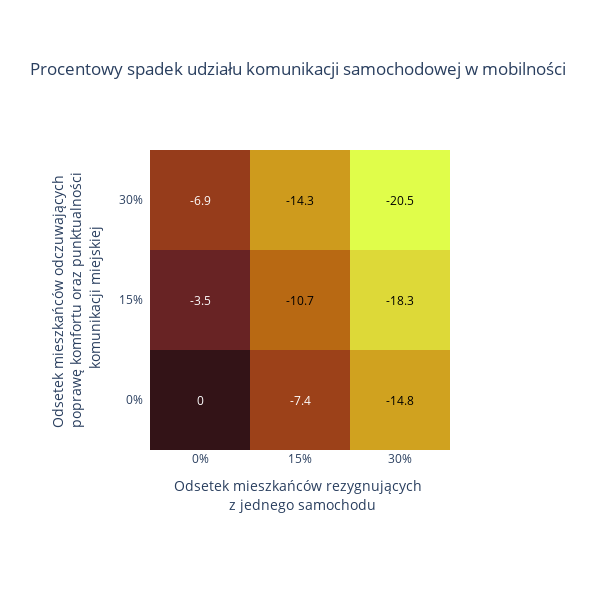

Notebook code for this chart:
### Markdown cell above
## Heatmaps

### Code cell
margin_size = 150

base = modal_splits['ms_scenario_0_0_0']['car']['median']

sc_0_0_15 = modal_splits['ms_scenario_0_0_15']['car']['median']
sc_0_0_30 = modal_splits['ms_scenario_0_0_3']['car']['median']

sc_15_15_0 = modal_splits['ms_scenario_15_15_0']['car']['median']
sc_15_15_15 = modal_splits['ms_scenario_15_15_15']['car']['median']
# sc_15_15_30 = modal_splits['ms_scenario_15_15_3']['car']['median']

sc_30_30_0 = modal_splits['ms_scenario_3_3_0']['car']['median']
# sc_30_30_15 = modal_splits['ms_scenario_3_3_15']['car']['median']
sc_30_30_30 = modal_splits['ms_scenario_3_3_3']['car']['median']

def get_diff(base, new):
    return round(((new - base) / base) * 100 , 1)

data=[
    [0, get_diff(base, sc_0_0_15), get_diff(base, sc_0_0_30)],
    [get_diff(base, sc_15_15_0), get_diff(base, sc_15_15_15), get_diff(base, sc_15_15_0) + get_diff(base, sc_0_0_30)],
    [get_diff(base, sc_30_30_0), get_diff(base, sc_30_30_0) + get_diff(base, sc_0_0_15), get_diff(base, sc_30_30_30)]
]

fig = ff.create_annotated_heatmap(data,
                x=['0%', '15%', '30%'],
                y=['0%', '15%', '30%'],
                colorscale=px.colors.sequential.solar[::-1],
               )
fig.update_xaxes(side="bottom")
fig['layout']['xaxis']['side'] = 'bottom'
fig.update_layout(
    title='Procentowy spadek udziału komunikacji samochodowej w mobilności',
    xaxis_title='Odsetek mieszkańców rezygnujących <br> z jednego samochodu',
    yaxis_title='Odsetek mieszkańców odczuwających <br> poprawę komfortu oraz punktualności <br> komunikacji miejskiej',
    margin=dict(l=margin_size, r=margin_size, t=margin_size, b=margin_size),
    height=600,
    width=600,
    font=dict(
        size=12,
    )
)
for i in range(len(fig.layout.annotations)):
    fig.layout.annotations[i].font.size = 12
fig.show()

### Figure 1 — Plotly figure (JSON) as saved in the notebook; plotly's stock layout.template omitted (floating-point values rounded to 4 significant figures)
{"data": [{"colorscale": [[0, "rgb(224, 253, 74)"], [0.09091, "rgb(222, 222, 59)"], [0.1818, "rgb(217, 192, 44)"], [0.2727, "rgb(209, 164, 32)"], [0.3636, "rgb(199, 137, 22)"], [0.4545, "rgb(188, 111, 19)"], [0.5455, "rgb(174, 88, 20)"], [0.6364, "rgb(157, 66, 25)"], [0.7273, "rgb(135, 47, 32)"], [0.8182, "rgb(108, 36, 36)"], [0.9091, "rgb(79, 28, 33)"], [1, "rgb(51, 19, 23)"]], "reversescale": false, "showscale": false, "type": "heatmap", "x": ["0%", "15%", "30%"], "y": ["0%", "15%", "30%"], "z": [[0, -7.4, -14.8], [-3.5, -10.7, -18.3], [-6.9, -14.3, -20.5]]}], "layout": {"annotations": [{"font": {"color": "#FFFFFF", "size": 12}, "showarrow": false, "text": "0", "x": "0%", "xref": "x", "y": "0%", "yref": "y"}, {"font": {"color": "#FFFFFF", "size": 12}, "showarrow": false, "text": "-7.4", "x": "15%", "xref": "x", "y": "0%", "yref": "y"}, {"font": {"color": "#000000", "size": 12}, "showarrow": false, "text": "-14.8", "x": "30%", "xref": "x", "y": "0%", "yref": "y"}, {"font": {"color": "#FFFFFF", "size": 12}, "showarrow": false, "text": "-3.5", "x": "0%", "xref": "x", "y": "15%", "yref": "y"}, {"font": {"color": "#000000", "size": 12}, "showarrow": false, "text": "-10.7", "x": "15%", "xref": "x", "y": "15%", "yref": "y"}, {"font": {"color": "#000000", "size": 12}, "showarrow": false, "text": "-18.3", "x": "30%", "xref": "x", "y": "15%", "yref": "y"}, {"font": {"color": "#FFFFFF", "size": 12}, "showarrow": false, "text": "-6.9", "x": "0%", "xref": "x", "y": "30%", "yref": "y"}, {"font": {"color": "#000000", "size": 12}, "showarrow": false, "text": "-14.3", "x": "15%", "xref": "x", "y": "30%", "yref": "y"}, {"font": {"color": "#000000", "size": 12}, "showarrow": false, "text": "-20.5", "x": "30%", "xref": "x", "y": "30%", "yref": "y"}], "font": {"size": 12}, "height": 600, "margin": {"b": 150, "l": 150, "r": 150, "t": 150}, "title": {"text": "Procentowy spadek udziału komunikacji samochodowej w mobilności"}, "width": 600, "xaxis": {"dtick": 1, "gridcolor": "rgb(0, 0, 0)", "side": "bottom", "ticks": "", "title": {"text": "Odsetek mieszkańców rezygnujących <br> z jednego samochodu"}}, "yaxis": {"dtick": 1, "ticks": "", "ticksuffix": "  ", "title": {"text": "Odsetek mieszkańców odczuwających <br> poprawę komfortu oraz punktualności <br> komunikacji miejskiej"}}}}
